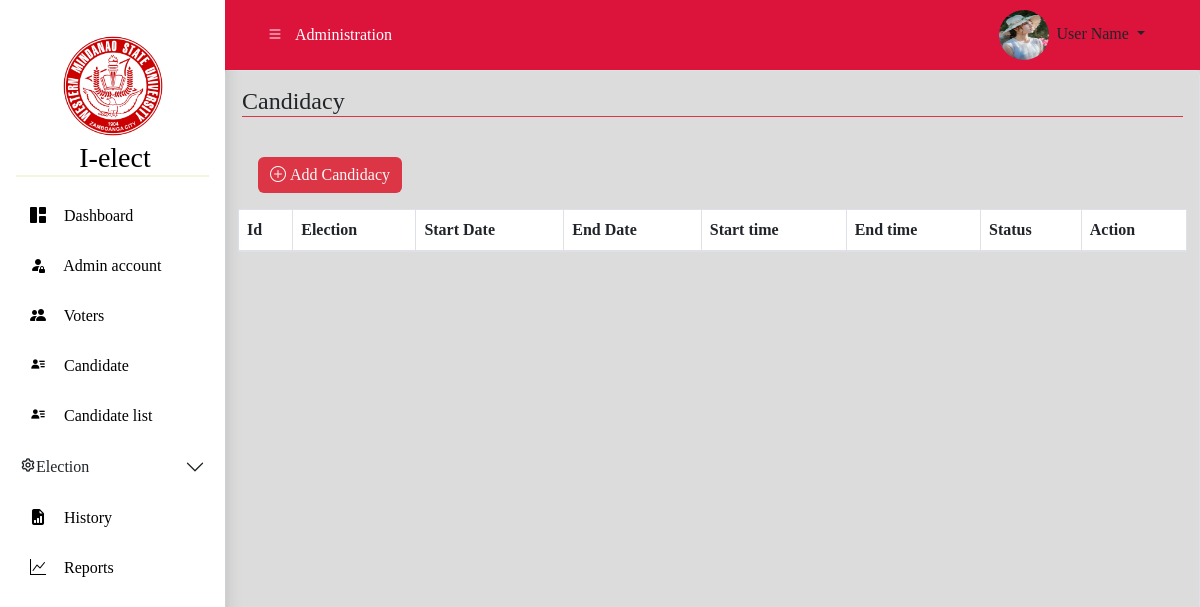
The page /pages/candidacy.php on the database as committed earlier.
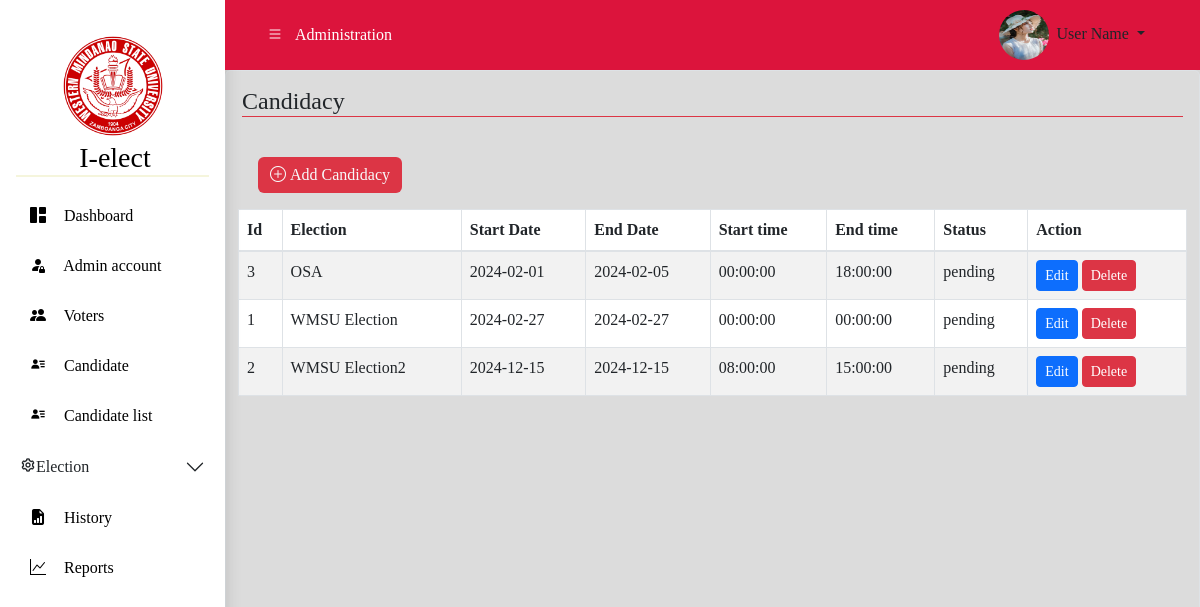
The same page on the database as committed later.
### tables this page shows
CREATE TABLE `candidacy` (
  `id` int(11) NOT NULL,
  `election_title` varchar(255) NOT NULL,
  `start_time` time NOT NULL,
  `end_time` time NOT NULL,
  `status` enum('pending','active','completed') NOT NULL DEFAULT 'pending',
  `created_at` timestamp NOT NULL DEFAULT current_timestamp(),
  `updated_at` timestamp NOT NULL DEFAULT current_timestamp() ON UPDATE current_timestamp(),
  `start_date` date DEFAULT NULL,
  `end_date` date DEFAULT NULL
);

### classes/candidacy.class.php (called while the page is built, shortened)
<?php
class Candidacy
{
    protected $database;
    public function __construct()
    {
        $this->database = new Database();
    }
    public function getCandidacy()
    {
        try {
            $conn = $this->database->connect();
            $sql = "SELECT * FROM candidacy";
            $stmt = $conn->prepare($sql);
            $stmt->execute();
            $candidacy = $stmt->fetchAll(PDO::FETCH_ASSOC);
            return $candidacy;
        } catch (PDOException $e) {
            error_log("Database Error: " . $e->getMessage());
            return [];
        }
    }
}
$candidacyObj = new Candidacy();
$candidacy = $candidacyObj->getCandidacy();
?>

### pages/candidacy.php (the view, shortened to what this page needs)
<?php
require_once("../includes/admin.head.php");
require_once("../classes/candidacy.class.php");
?>
<?php include("../includes/sidebar.php"); ?>
<div class="section">
    <div class="top_navbar">
        <?php include("../includes/admin-header.php"); ?>
    </div>
    <div class="content container-fluid mw-100 border rounded shadow p-3">
        <div class="h4 mb-4 text-dark border-bottom border-danger">
            Candidacy
        </div>
        <div id="electionActions" class="p-3">
            <div class="d-grid d-md-block ">
                <a href="./add.candidacy.php" class="btn btn-primary bg-danger border-0 text-light">
                <i class="bi bi-plus-circle mr-1"></i>Add Candidacy</a>
            </div>
        </div>
        <div class="row px-2">
            <table class="table table-striped table-bordered ">
                <thead class="thead text-light bg-danger">
                    <tr>
                        <th>Id</th>
                        <th>Election</th>
                        <th>Start Date</th>
                        <th>End Date</th>
                        <th>Start time</th>
                        <th>End time</th>
                        <th>Status</th>
                        <th>Action</th>
                    </tr>
                </thead>
                <tbody>
                    <?php foreach ($candidacy as $candidacy): ?>
                        <tr>
                            <td><?php echo $candidacy['id']; ?></td>
                            <td><?php echo $candidacy['election_title']; ?></td>
                            <td><?php echo $candidacy['start_date']; ?></td>
                            <td><?php echo $candidacy['end_date']; ?></td>
                            <td><?php echo $candidacy['start_time']; ?></td>
                            <td><?php echo $candidacy['end_time']; ?></td>
                            <td><?php echo $candidacy['status']; ?></td>
                            <td>
                                <a href="edit.candidacy.php?id=<?php echo $candidacy['id']; ?>" class="btn btn-sm btn-primary">Edit</a>
                                <a href="delete.candidacy.php?id=<?php echo $candidacy['id']; ?>" class="btn btn-sm btn-danger">Delete</a>
                            </td>
                        </tr>
                    <?php endforeach; ?>
                </tbody>
            </table>
        </div>
    </div>
</div>
<?php include("../includes/footer.php"); ?>

### includes/admin.head.php (shortened to what this page needs)
<!DOCTYPE html>
<html lang="en">
<head>
    <link rel="stylesheet" href="https://maxcdn.bootstrapcdn.com/bootstrap/4.0.0/css/bootstrap.min.css">
    <link rel="stylesheet" href="https://cdn.jsdelivr.net/npm/bootstrap-icons@1.11.3/font/bootstrap-icons.min.css">
    <link href="https://cdn.jsdelivr.net/npm/bootstrap@5.3.0/dist/css/bootstrap.min.css" rel="stylesheet">
    <link href='https://unpkg.com/boxicons@2.1.4/css/boxicons.min.css' rel='stylesheet'>
    <link rel="stylesheet" href="../style.css">
</head>
<body>

### includes/sidebar.php (shortened to what this page needs)
<div class="container-fluid">
  <div class="row">
    <nav id="sidebar" class="col-md-3 col-lg-2 d-md-block sidebar shadow">
      <div class="logo">
        <img src="../images/wmsu-logo.png" alt="">
        <h3>I-elect</h3>
      </div>
      <ul class="nav flex-column">
        <li class="nav-item">
            <a href="../pages/dashboard.php" class="nav-link <?= $dashboard_page ?>">
                <i class="bi bi-grid-1x2-fill"></i>
                <span class="item">Dashboard</span>
            </a>
        </li>
        <li class="nav-item">
            <a href="../pages/admin-account.php"  class="nav-link <?= $admin_page ?>">
            <i class="bi bi-person-fill-lock"></i>
                <span class="item">Admin account</span>
            </a>
        </li>
        <li class="nav-item">
            <a href="../pages/voter.php" class="<?= $voter_page ?>">
                <i class="bi bi-people-fill"></i>
                <span class="item">Voters</span>
            </a>
        </li>
        <li class="nav-item">
            <a href="../pages/candidate.php" class="<?= $candidate_page ?>">
                <i class='bx bxs-user-detail'></i>
                <span class="item">Candidate</span>
            </a>
        </li>
        <li class="nav-item">
            <a href="../pages/candidate-list.php" class="<?= $candidate_list_page ?>">
                <i class='bx bxs-user-detail'></i>
                <span class="item">Candidate list</span>
            </a>
        </li>
        <div class="accordion flush " id="sidebarMenu">
            <div class="accordion-item">
                <h4 class="accordion-header">
                <button class="accordion-button collapsed" type="button" data-bs-toggle="collapse" data-bs-target="#collapseElection" aria-expanded="false" aria-controls="collapseElection">
                    <span class="item"><i class='bx bx-cog'></i>Election</span>
                </button>
                </h4>
            </div>
        </div>
        <li class="nav-item">
            <a href="../pages/history.php" class="<?= $history_page ?>">
                <i class="bi bi-file-earmark-bar-graph-fill"></i>
                <span class="item">History</span>
            </a>
        </li>
        <li class="nav-item">
            <a href="../pages/report.php" class="<?= $report_page ?>">
                <i class="bi bi-graph-up"></i>
                <span class="item">Reports</span>
            </a>
        </li>
        </ul>
    </nav>
</div>
</div>

### includes/admin-header.php (shortened to what this page needs)
<div class="container-fluid">
  <div class="d-flex justify-content-between align-items-center">
    <div class="hamburger">
      <button class="navbar-toggler" type="button" data-bs-target="#sidebar">
        <i class="bi bi-list"></i>
      </button>
      <span class="administration-text ms-2">Administration</span>
    </div>
    <div class="right-side">
      <div class="dropdown">
        <button class="btn dropdown-toggle" type="button" id="userDropdown" data-bs-toggle="dropdown" aria-haspopup="true" aria-expanded="false">
          <img src="../images/3.jpeg" class="rounded-circle me-1" alt="User Image" width="50px" height="50px">
          User Name
        </button>
      </div>
    </div>
  </div>
</div>

### includes/footer.php (shortened to what this page needs)
    </body>
</html>

### style.css (style rules this page uses)
* { list-style: none; text-decoration: none !important; margin: 0; padding: 0; box-sizing: border-box; font-family: Cambria, Cochin, Georgia, Times, 'Times New Roman', serif; }
body { background: gainsboro; }
.sidebar { background: white; position: fixed; top: 0; left: 0; width: 225px; height: 100%; padding: 20px 0; transition: all 0.5s ease; overflow: auto; }
.sidebar .logo { margin-bottom: 30px; text-align: center; box-shadow: 0px 2px beige; margin: 1rem; }
.sidebar .logo img { display: block; width: 100px; height: 100px; border-radius: 50%; margin: 0 auto; }
.sidebar .logo h3 { color: black; margin: 5px 0 0 5px; }
.sidebar ul li a { display: block; padding: 13px 30px; color: black; font-size: 16px; }
.sidebar ul li a i { color:black; width: 30px; display: inline-block; }
.section { width: calc(100% - 225px); margin-left: 225px; transition: all 0.5s ease; }
.section .top_navbar { background:crimson; height: 70px; display: flex; align-items: center; padding: 0 30px; color: white; position: sticky; top: 0; z-index: 1000; }
.content { display: flex; height: 100vh; flex-direction: column; }
.accordion-item { border: none; }

Rows that differ between the two databases and show on the page:
added candidacy: id "3", election_title "OSA", start_date "2024-02-01", end_date "2024-02-05", start_time "00:00:00", end_time "18:00:00", status "pending"
added candidacy: id "1", election_title "WMSU Election", start_date "2024-02-27", end_date "2024-02-27", start_time "00:00:00", end_time "00:00:00", status "pending"
added candidacy: id "2", election_title "WMSU Election2", start_date "2024-12-15", end_date "2024-12-15", start_time "08:00:00", end_time "15:00:00", status "pending"
